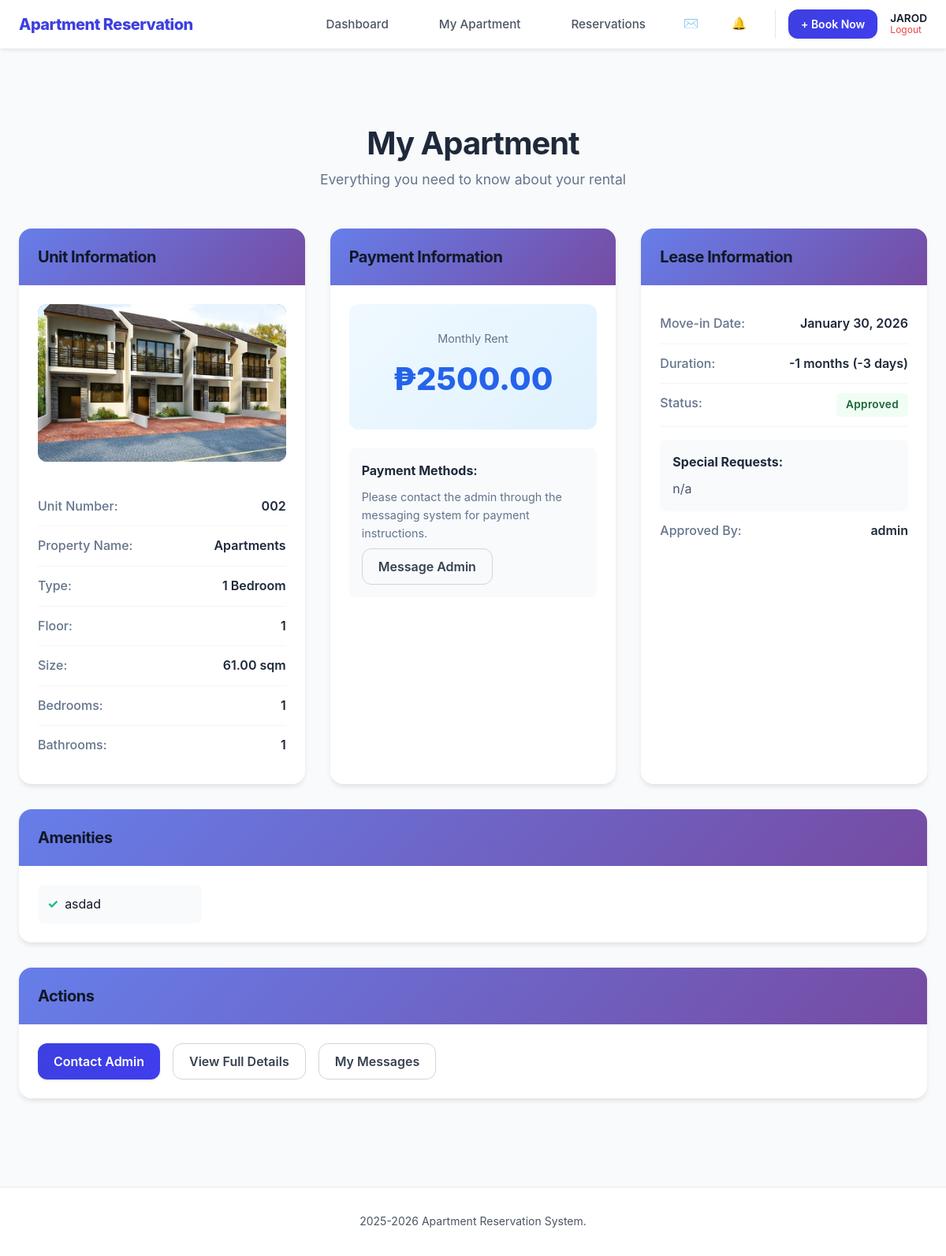
The app's page /my-apartment/ (signed in) with its own data.
### reservations/models.py (models this page shows, shortened)
class Apartment(models.Model):
    STATUS_CHOICES = [
        ('available', 'Available'),
        ('occupied', 'Occupied'),
        ('maintenance', 'Maintenance'),
    ]
    APARTMENT_TYPES = [
        ('studio', 'Studio'),
        ('1br', '1 Bedroom'),
        ('2br', '2 Bedrooms'),
        ('3br', '3 Bedrooms'),
        ('penthouse', 'Penthouse'),
    ]
    name = models.CharField(max_length=100, verbose_name="Compound Name")
    apartment_type = models.CharField(max_length=20, choices=APARTMENT_TYPES)
    floor = models.IntegerField(validators=[MinValueValidator(1), MaxValueValidator(50)])
    unit_number = models.CharField(max_length=10, unique=True, verbose_name="Unit/House Number")
    price_per_month = models.DecimalField(max_digits=10, decimal_places=2)
    size_sqm = models.DecimalField(max_digits=6, decimal_places=2)
    bedrooms = models.IntegerField(validators=[MinValueValidator(0)])
    bathrooms = models.IntegerField(validators=[MinValueValidator(1)])
    status = models.CharField(max_length=20, choices=STATUS_CHOICES, default='available')
    description = models.TextField()
    amenities = models.TextField(help_text='Comma-separated amenities')
    image = models.ImageField(upload_to='apartments/', blank=True, null=True)
    created_at = models.DateTimeField(auto_now_add=True)
    updated_at = models.DateTimeField(auto_now=True)
    class Meta:
        ordering = ['floor', 'unit_number']
    def get_amenities_list(self):
        return [a.strip() for a in self.amenities.split(',') if a.strip()]

class Reservation(models.Model):
    STATUS_CHOICES = [
        ('pending', 'Pending Approval'),
        ('approved', 'Approved'),
        ('denied', 'Denied'),
        ('cancelled', 'Cancelled'),
        ('completed', 'Completed'),
    ]
    user = models.ForeignKey(User, on_delete=models.CASCADE, related_name='reservations')
    apartment = models.ForeignKey(Apartment, on_delete=models.CASCADE, related_name='reservations')
    check_in = models.DateField()
    total_price = models.DecimalField(max_digits=10, decimal_places=2, blank=True, null=True)  # Make nullable since no months to calculate
    status = models.CharField(max_length=20, choices=STATUS_CHOICES, default='pending')
    special_requests = models.TextField(blank=True)
    reviewed_by = models.ForeignKey(User, on_delete=models.SET_NULL, null=True, blank=True, related_name='reviewed_reservations')
    reviewed_at = models.DateTimeField(null=True, blank=True)
    admin_notes = models.TextField(blank=True)
    created_at = models.DateTimeField(auto_now_add=True)
    updated_at = models.DateTimeField(auto_now=True)
    class Meta:
        ordering = ['-created_at']

### reservations/views.py (the view, shortened to what this page needs)
# urls.py: path('my-apartment/', views.my_apartment_view, name='my_apartment'),
@login_required
def my_apartment_view(request):
    from datetime import date
    active_reservation = Reservation.objects.filter(
        user=request.user,
        status='approved'
    ).first()
    apartment = active_reservation.apartment
    stay_duration = (date.today() - active_reservation.check_in).days
    months_stayed = stay_duration // 30
    days_until_payment = None
    is_overdue = False
    days_overdue = 0
    if hasattr(active_reservation, 'next_payment_due') and active_reservation.next_payment_due:
        delta = active_reservation.next_payment_due - date.today()
        days_until_payment = delta.days
        if days_until_payment < 0:
            is_overdue = True
            days_overdue = abs(days_until_payment)
    context = {
        'has_apartment': True,
        'reservation': active_reservation,
        'apartment': apartment,
        'stay_duration_days': stay_duration,
        'months_stayed': months_stayed,
        'days_until_payment': days_until_payment,
        'is_overdue': is_overdue,
        'days_overdue': days_overdue,  # Add this for template
    }
    return render(request, 'reservations/my_apartment.html', context)

### reservations/templates/reservations/my_apartment.html (shortened to what this page needs)
{% extends 'base.html' %}
{% block content %}
<div class="container" style="max-width: 1200px; margin: 2rem auto;">
    {% if has_apartment %}
    <div class="apartment-header">
        <h1> My Apartment</h1>
        <p class="subtitle">Everything you need to know about your rental</p>
    </div>
    <div class="apartment-grid">
        <div class="info-card">
            <div class="card-header">
                <h2> Unit Information</h2>
            </div>
            <div class="card-body">
                {% if apartment.image %}
                <img src="{{ apartment.image.url }}" alt="Unit {{ apartment.unit_number }}" class="apartment-image">
                {% else %}
                <div class="placeholder-image"></div>
                {% endif %}
                <div class="detail-row">
                    <span class="label">Unit Number:</span>
                    <span class="value">{{ apartment.unit_number }}</span>
                </div>
                <div class="detail-row">
                    <span class="label">Property Name:</span>
                    <span class="value">{{ apartment.name }}</span>
                </div>
                <div class="detail-row">
                    <span class="label">Type:</span>
                    <span class="value">{{ apartment.get_apartment_type_display }}</span>
                </div>
                <div class="detail-row">
                    <span class="label">Floor:</span>
                    <span class="value">{{ apartment.floor }}</span>
                </div>
                <div class="detail-row">
                    <span class="label">Size:</span>
                    <span class="value">{{ apartment.size_sqm }} sqm</span>
                </div>
                <div class="detail-row">
                    <span class="label">Bedrooms:</span>
                    <span class="value">{{ apartment.bedrooms }}</span>
                </div>
                <div class="detail-row">
                    <span class="label">Bathrooms:</span>
                    <span class="value">{{ apartment.bathrooms }}</span>
                </div>
            </div>
        </div>
        <div class="info-card">
            <div class="card-header {% if is_overdue %}overdue{% endif %}">
                <h2> Payment Information</h2>
            </div>
            <div class="card-body">
                <div class="payment-amount">
                    <span class="amount-label">Monthly Rent</span>
                    <span class="amount-value">₱{{ apartment.price_per_month|floatformat:2 }}</span>
                </div>
                <div class="payment-note">
                    <strong> Payment Methods:</strong>
                    <p>Please contact the admin through the messaging system for payment instructions.</p>
                    <a href="{% url 'send_message' %}" class="btn btn-outline"> Message Admin</a>
                </div>
            </div>
        </div>
        <div class="info-card">
            <div class="card-header">
                <h2> Lease Information</h2>
            </div>
            <div class="card-body">
                <div class="detail-row">
                    <span class="label">Move-in Date:</span>
                    <span class="value">{{ reservation.check_in|date:"F d, Y" }}</span>
                </div>
                <div class="detail-row">
                    <span class="label">Duration:</span>
                    <span class="value">{{ months_stayed }} months ({{ stay_duration_days }} days)</span>
                </div>
                <div class="detail-row">
                    <span class="label">Status:</span>
                    <span class="badge badge-success">{{ reservation.get_status_display }}</span>
                </div>
                {% if reservation.special_requests %}
                <div class="special-requests">
                    <strong>Special Requests:</strong>
                    <p>{{ reservation.special_requests }}</p>
                </div>
                {% endif %}
                {% if reservation.reviewed_by %}
                <div class="detail-row">
                    <span class="label">Approved By:</span>
                    <span class="value">{{ reservation.reviewed_by.get_full_name|default:reservation.reviewed_by.username }}</span>
                </div>
                {% endif %}
            </div>
        </div>
        <div class="info-card full-width">
            <div class="card-header">
                <h2> Amenities</h2>
            </div>
            <div class="card-body">
                <div class="amenities-grid">
                    {% for amenity in apartment.get_amenities_list %}
                    <div class="amenity-item">
                        <span class="amenity-icon">✓</span>
                        <span>{{ amenity }}</span>
                    </div>
                    {% endfor %}
                </div>
            </div>
        </div>
        <div class="info-card full-width">
            <div class="card-header">
                <h2> Actions</h2>
            </div>
            <div class="card-body">
                <div class="action-buttons">
                    <a href="{% url 'send_message' %}" class="btn btn-primary"> Contact Admin</a>
                    <a href="{% url 'apartment_detail' apartment.pk %}" class="btn btn-outline"> View Full Details</a>
                    <a href="{% url 'inbox' %}" class="btn btn-outline"> My Messages</a>
                </div>
            </div>
        </div>
    </div>
    {% endif %}
</div>
{% endblock %}

### reservations/templates/atomic/organisms/header.html (shortened to what this page needs)
<nav class="navbar">
    <div class="container nav-container">
        <div class="nav-brand">
            <a href="{% url 'dashboard' %}" class="brand-link">
                <h2>Apartment Reservation</h2>
            </a>
        </div>
        <ul class="nav-menu">
            <li><a href="{% url 'dashboard' %}" class="nav-link">Dashboard</a></li>
            <li><a href="{% if not user.is_staff %}{% url 'my_apartment' %}{% else %}{% url 'apartment_list' %}{% endif %}" class="nav-link">{% if not user.is_staff %}My Apartment{% else %}Apartments{% endif %}</a></li>
            <li><a href="{% url 'reservation_list' %}" class="nav-link">Reservations</a></li>
            <li>
                <a href="{% url 'inbox' %}" class="nav-link message-icon">
                    <span class="bell-icon">✉️</span>
                </a>
            </li>
            <li>
                <a href="{% url 'notifications' %}" class="nav-link notification-bell">
                    <span class="bell-icon">🔔</span>
                </a>
            </li>
            <div class="nav-actions">
                {% if user.is_staff %}
                <li><a href="{% url 'apartment_create' %}" class="btn btn-outline btn-sm">+ Add Apartment</a></li>
                <li><a href="{% url 'reservation_create' %}" class="btn btn-primary btn-sm">+ Book Apartment</a></li>
                {% else %}
                <li><a href="{% url 'reservation_create' %}" class="btn btn-primary btn-sm">+ Book Now</a></li>
                {% endif %}
                <li class="user-meta">
                    <span class="nav-user">{{ user.first_name|default:user.username }}</span>
                    <a href="{% url 'logout' %}" class="logout-link">Logout</a>
                </li>
            </div>
        </ul>
    </div>
</nav>

### reservations/templates/atomic/organisms/header.html (style rules this page uses)
.navbar { background-color: #ffffff; box-shadow: 0 2px 4px rgba(0,0,0,0.08); position: sticky; top: 0; z-index: 1000; padding: 0.75rem 0; }
.nav-container { display: flex; justify-content: space-between; align-items: center; gap: 2rem; }
.nav-brand { display: flex; align-items: center; gap: 0.75rem; flex-shrink: 0; }
.brand-link { text-decoration: none; color: inherit; }
.brand-link h2 { margin: 0; font-size: 1.25rem; white-space: nowrap; }
.nav-menu { display: flex; align-items: center; gap: 1.5rem; list-style: none; margin: 0; padding: 0; }
.nav-actions { display: flex; align-items: center; gap: 1rem; border-left: 1px solid #e5e7eb; padding-left: 1rem; margin-left: 0.5rem; }
.nav-link { text-decoration: none; color: #4b5563; font-weight: 500; font-size: 0.95rem; transition: color 0.2s; }
.notification-bell { position: relative; display: inline-flex; align-items: center; justify-content: center; padding: 4px; }
.user-meta { display: flex; flex-direction: column; line-height: 1.2; }
.nav-user { font-size: 0.85rem; font-weight: 600; color: #111827; }
.logout-link { font-size: 0.75rem; color: #ef4444; text-decoration: none; }

### reservations/templates/reservations/my_apartment.html (style rules this page uses)
.apartment-header { text-align: center; margin-bottom: 3rem; }
.apartment-header h1 { font-size: 2.5rem; color: #1e293b; margin-bottom: 0.5rem; }
.subtitle { color: #64748b; font-size: 1.1rem; }
.apartment-grid { display: grid; grid-template-columns: repeat(auto-fit, minmax(350px, 1fr)); gap: 2rem; }
.info-card { background: white; border-radius: 16px; box-shadow: 0 4px 6px -1px rgba(0, 0, 0, 0.1); overflow: hidden; }
.info-card.full-width { grid-column: 1 / -1; }
.card-header { background: linear-gradient(135deg, #667eea 0%, #764ba2 100%); color: white; padding: 1.5rem; }
.card-header h2 { margin: 0; font-size: 1.25rem; }
.card-body { padding: 1.5rem; }
.apartment-image { width: 100%; height: 200px; object-fit: cover; border-radius: 12px; margin-bottom: 1.5rem; }
.detail-row { display: flex; justify-content: space-between; padding: 0.75rem 0; border-bottom: 1px solid #f1f5f9; }
.detail-row:last-child { border-bottom: none; }
.label { color: #64748b; font-weight: 500; }
.value { color: #1e293b; font-weight: 600; }
.payment-amount { text-align: center; padding: 2rem; background: linear-gradient(135deg, #f0f9ff 0%, #e0f2fe 100%); border-radius: 12px; margin-bottom: 1.5rem; }
.amount-label { display: block; color: #64748b; font-size: 0.9rem; margin-bottom: 0.5rem; }
.amount-value { display: block; font-size: 2.5rem; font-weight: 800; color: #2563eb; }
.payment-note { margin-top: 1.5rem; padding: 1rem; background: #f8fafc; border-radius: 8px; }
.payment-note strong { display: block; margin-bottom: 0.5rem; color: #1e293b; }
.payment-note p { margin: 0.5rem 0; color: #64748b; font-size: 0.9rem; }
.special-requests { margin-top: 1rem; padding: 1rem; background: #f8fafc; border-radius: 8px; }
.special-requests strong { display: block; margin-bottom: 0.5rem; color: #1e293b; }
.special-requests p { margin: 0; color: #475569; }
.amenities-grid { display: grid; grid-template-columns: repeat(auto-fill, minmax(200px, 1fr)); gap: 1rem; }
.amenity-item { display: flex; align-items: center; gap: 0.5rem; padding: 0.75rem; background: #f8fafc; border-radius: 8px; }
.amenity-icon { color: #10b981; font-weight: 700; }
.action-buttons { display: flex; gap: 1rem; flex-wrap: wrap; }
.badge-success { background: #f0fdf4; color: #166534; padding: 0.25rem 0.75rem; border-radius: 6px; font-size: 0.85rem; font-weight: 600; }

### records on screen
Apartment: image (picture), unit_number "002", name "Apartments", apartment_type "1 Bedroom", floor "1", size_sqm "61.00", bedrooms "1", bathrooms "1", price_per_month "2500.00", get_amenities_list "asdad"
Reservation: check_in "January 30, 2026", status "Approved", special_requests "n/a", reviewed_by.get_full_name "admin"

### other values on screen
{{ user.first_name|default:user.username }} "JAROD"
